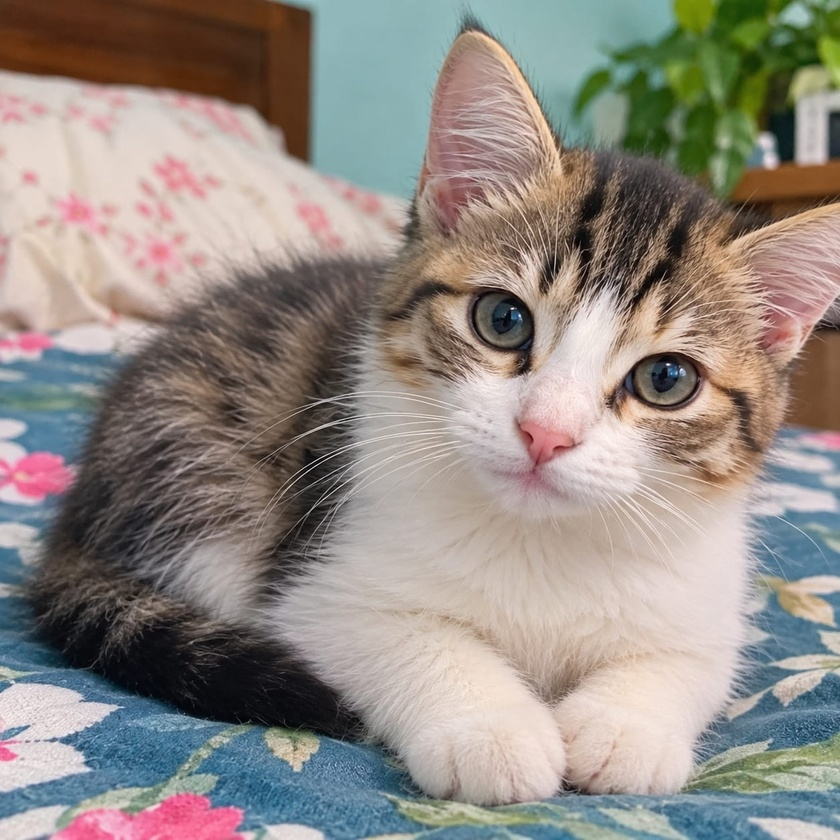
#> input picture Affine_Work/input.jpg, 840 x 840 px, shrunk from 1254 x 1254 before the run, found by its file name
$ python hp_freq_work.py
#> lines starting #> are read from the running program, lines starting #| are printed output that depends on the picture
import os
import numpy as np
import matplotlib.pyplot as plt
from PIL import Image

here = os.path.dirname(os.path.abspath(__file__))
def in_here(name):
    return os.path.join(here, name)

g = np.asarray(Image.open(in_here("input.jpg")).convert("L"), dtype=float)
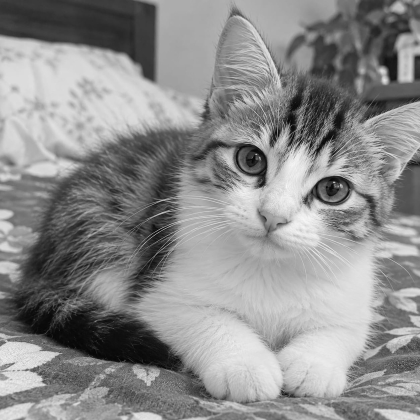
#> g: shape (840, 840) float64 (shown at 1/2 size); min 0, max 254, mean 140.3
h, w = g.shape

u = np.arange(w) - w // 2
v = np.arange(h) - h // 2
U, V = np.meshgrid(u, v)
D = np.sqrt(U ** 2 + V ** 2)

cut = 20
order = 2

# low-pass er ulto = high-pass
hp_ideal = (D > cut).astype(float)
hp_gauss = 1.0 - np.exp(-(D ** 2) / (2 * cut ** 2))
hp_butter = 1.0 - 1.0 / (1.0 + (D / cut) ** (2 * order))

spec = np.fft.fftshift(np.fft.fft2(g))

def run_filter(mask):
    return np.real(np.fft.ifft2(np.fft.ifftshift(spec * mask)))
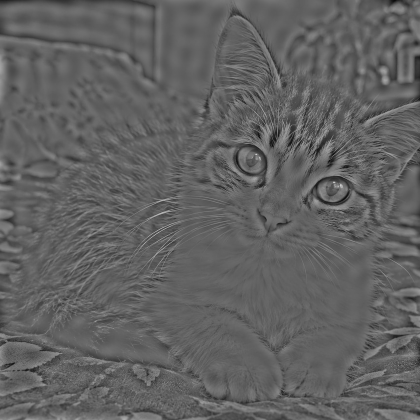
#> returned value: shape (840, 840) float64 (shown at 1/2 size); min -134.5, max 215.4, mean 0; drawn with min black and max white

masks = [hp_ideal, hp_gauss, hp_butter]
names = ["Ideal", "Gaussian", f"Butterworth (n={order})"]
edges = [run_filter(m) for m in masks]
#> edges = 3 items

# dhar-er sathe mul jog korle sharp chobi
boost = 1.0
sharp = [np.clip(g + boost * e, 0, 255) for e in edges]
#> sharp = 3 items

def stretch(a):
    return (a - a.min()) / (a.max() - a.min() + 1e-8)

fig, c = plt.subplots(3, 4, figsize=(16, 11))
c[0, 0].imshow(np.log1p(np.abs(spec)), cmap="magma")
c[0, 0].set_title("Spectrum")
c[1, 0].imshow(g, cmap="gray", vmin=0, vmax=255)
c[1, 0].set_title("Mul gray")
c[2, 0].imshow(g, cmap="gray", vmin=0, vmax=255)
c[2, 0].set_title("Mul gray")

for i in range(3):
    c[0, i + 1].imshow(masks[i], cmap="gray")
    c[0, i + 1].set_title(f"{names[i]} mask")
    c[1, i + 1].imshow(stretch(edges[i]), cmap="gray")
    c[1, i + 1].set_title(f"{names[i]} (shudhu dhar)")
    c[2, i + 1].imshow(sharp[i], cmap="gray", vmin=0, vmax=255)
    c[2, i + 1].set_title(f"Mul + dhar ({names[i]})")
for a in c.ravel():
    a.axis("off")
#> this loop made 12 passes

plt.tight_layout()
plt.savefig(in_here("hp_freq_overview.png"), dpi=120)
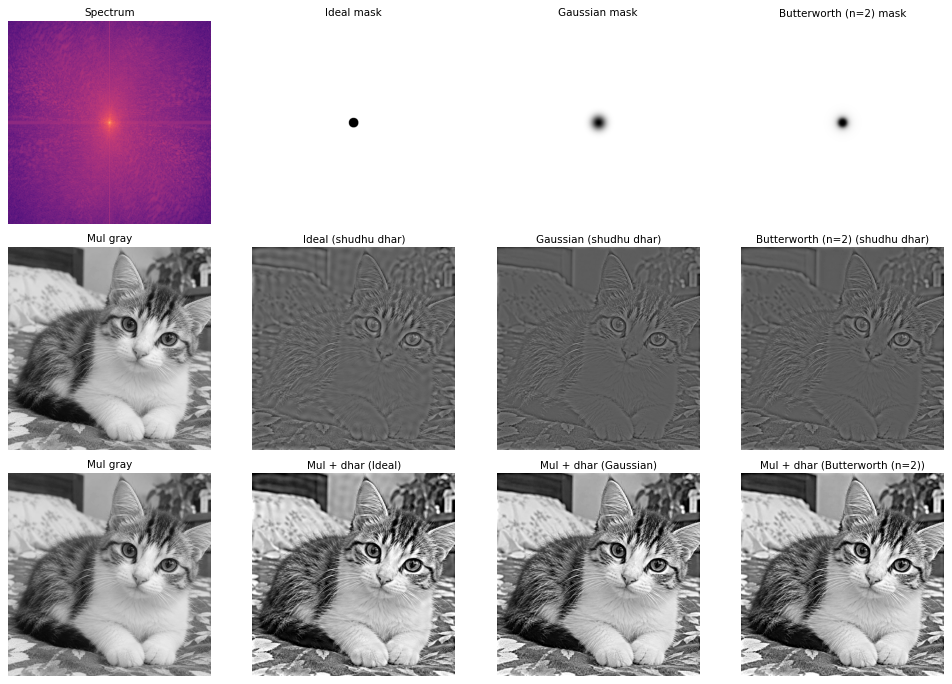
#> figure drawn by matplotlib, 12 panels

for nm, e in zip(("ideal", "gauss", "butter"), sharp):
    Image.fromarray(e.astype(np.uint8)).save(in_here(f"my_hp_{nm}.jpg"))
#> this loop made 3 passes
#> nm on passes 1 to 3: 'ideal', 'gauss', 'butter'
#> pass 1, `Image.fromarray(e.astype(np.uint8)).save(in_here(f"my_hp_{nm}.jpg"))`:
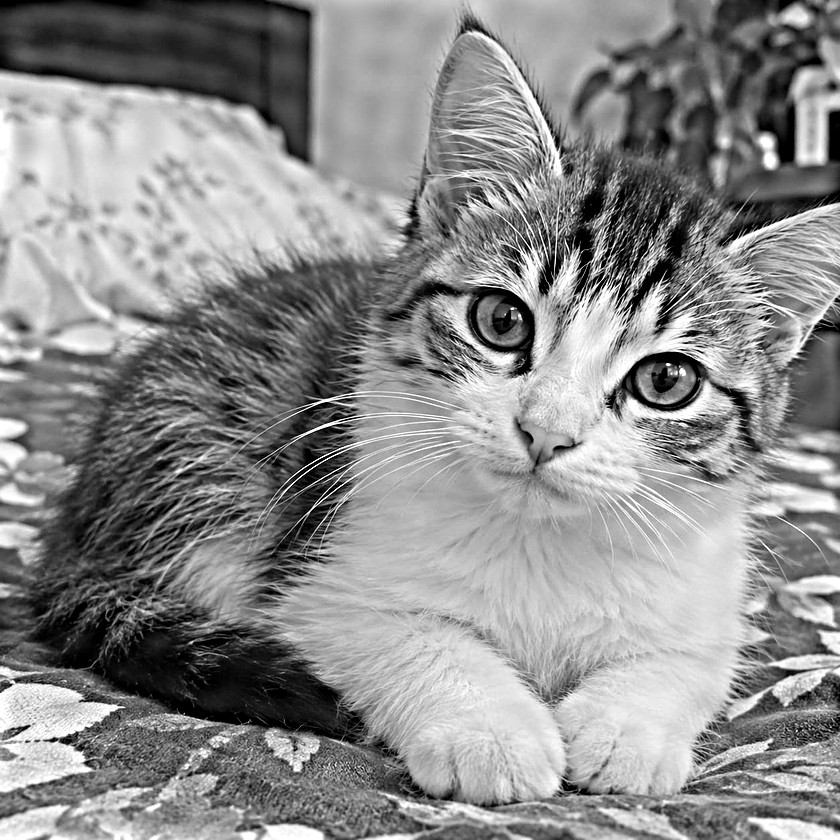
#> saved as my_hp_ideal.jpg: PIL image 840x840 L; min 0, max 255, mean 140

print("kaj shesh, file save hoyeche:", here)
plt.show()

$ run again, with Affine_Work/my_rotated.jpg copied over Affine_Work/input.jpg
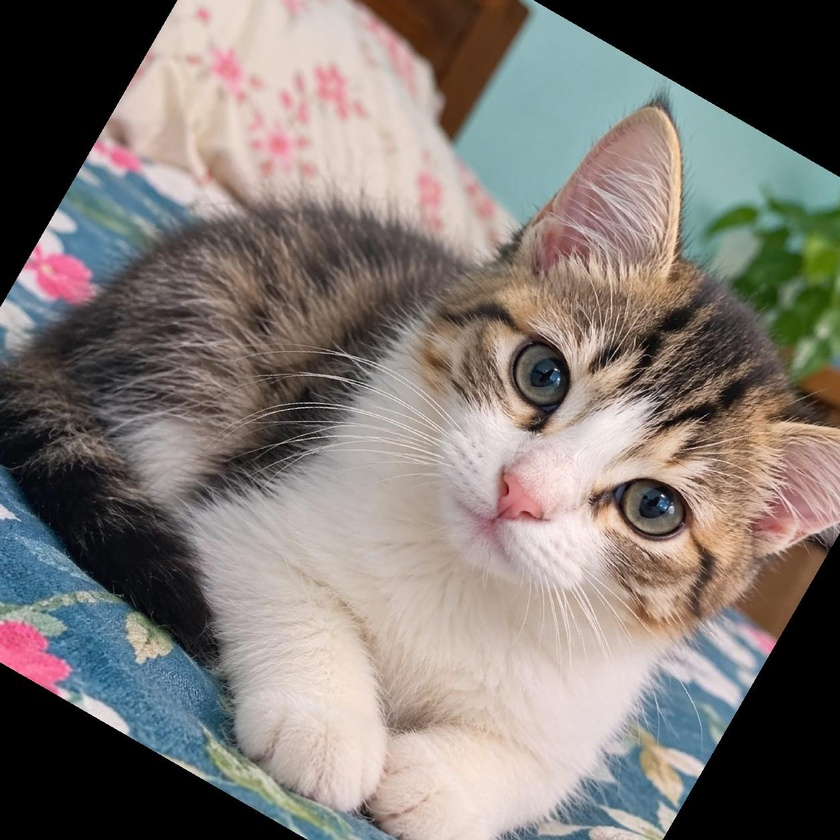
#> input picture Affine_Work/my_rotated.jpg, 840 x 840 px, shrunk from 1254 x 1254 before the run, found by its file name
#> in run_filter, `return np.real(np.fft.ifft2(np.fft.ifftshift(spec * mask)))`:
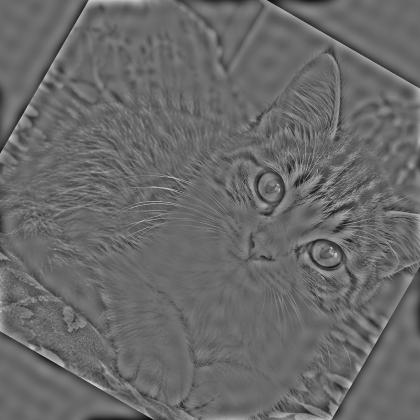
#> returned value: shape (840, 840) float64 (shown at 1/2 size); min -142.9, max 200.9, mean 0; drawn with min black and max white
#> edges = 3 items
#> the loop `for a in c.ravel():` made 12 passes
#> the loop `for nm, e in zip(("ideal", "gauss", "butter"), sharp):` made 3 passes
#> nm on passes 1 to 3: 'ideal', 'gauss', 'butter'
#> pass 1, `Image.fromarray(e.astype(np.uint8)).save(in_here(f"my_hp_{nm}.jpg"))`:
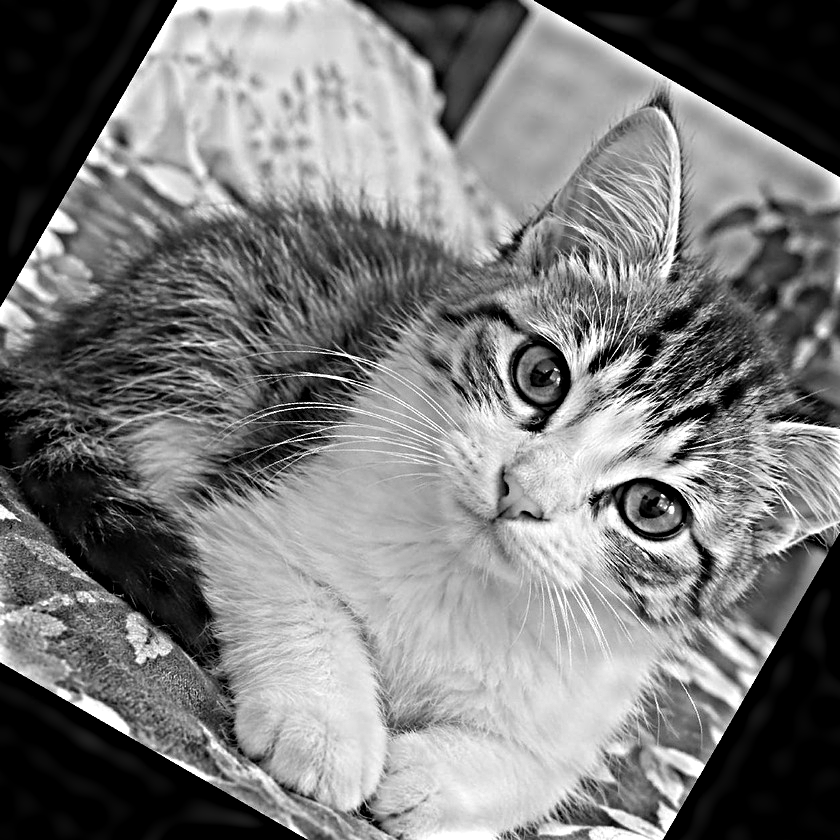
#> saved as my_hp_ideal.jpg: PIL image 840x840 L; min 0, max 255, mean 122.1

$ run again, with Affine_Work/my_scaled.jpg copied over Affine_Work/input.jpg
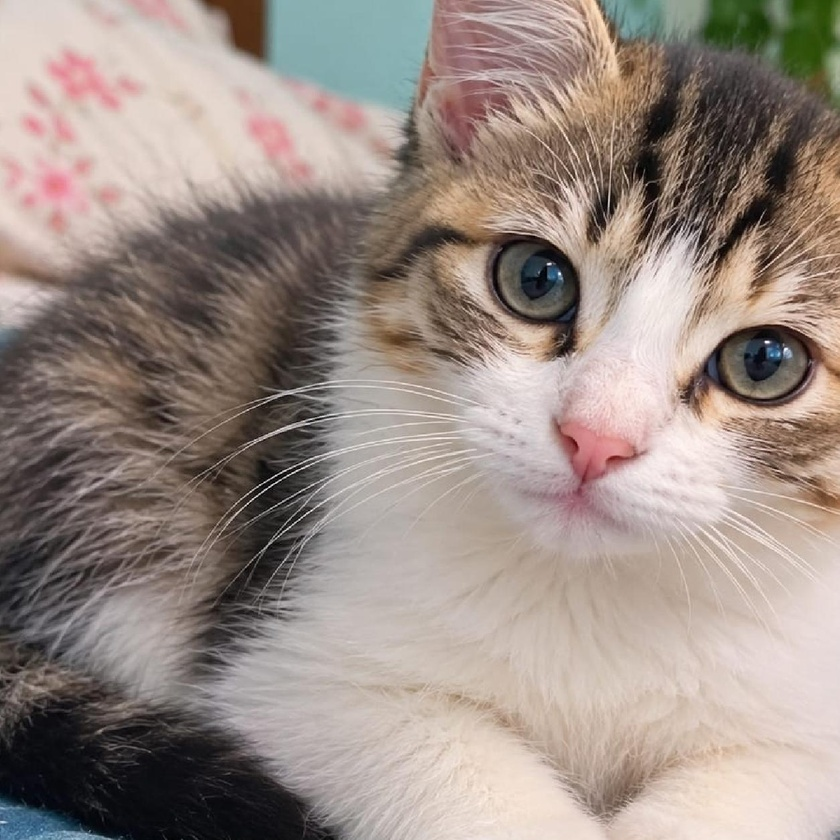
#> input picture Affine_Work/my_scaled.jpg, 840 x 840 px, shrunk from 1254 x 1254 before the run, found by its file name
#> in run_filter, `return np.real(np.fft.ifft2(np.fft.ifftshift(spec * mask)))`:
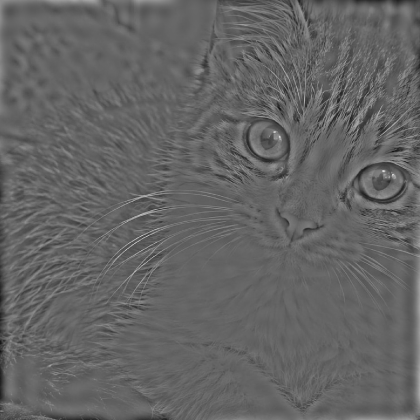
#> returned value: shape (840, 840) float64 (shown at 1/2 size); min -147.1, max 225.3, mean 0; drawn with min black and max white
#> edges = 3 items
#> the loop `for a in c.ravel():` made 12 passes
#> the loop `for nm, e in zip(("ideal", "gauss", "butter"), sharp):` made 3 passes
#> nm on passes 1 to 3: 'ideal', 'gauss', 'butter'
#> pass 1, `Image.fromarray(e.astype(np.uint8)).save(in_here(f"my_hp_{nm}.jpg"))`:
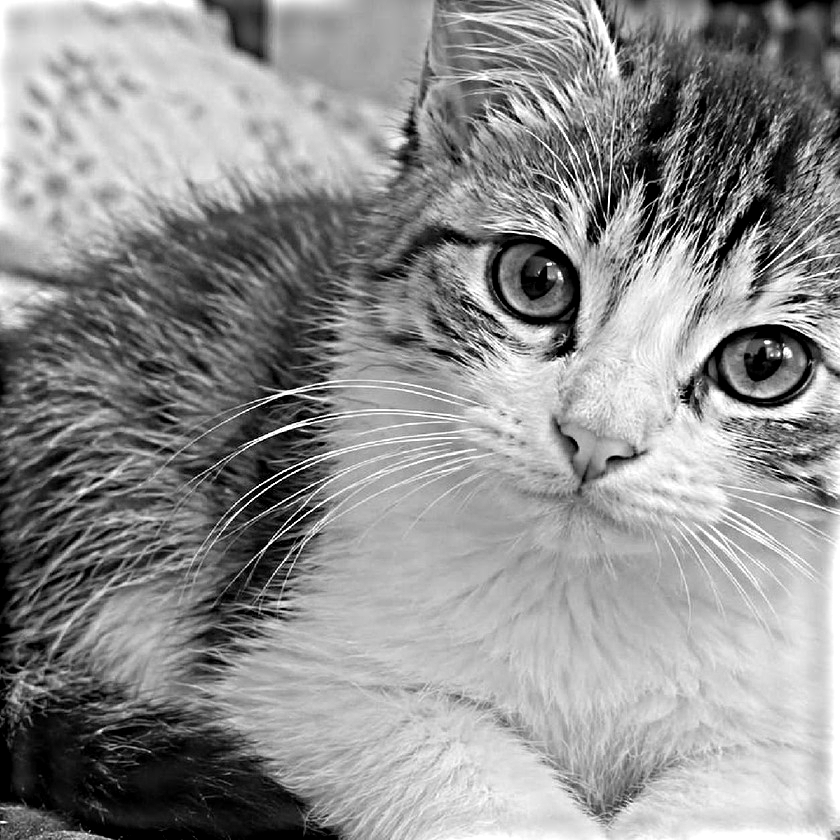
#> saved as my_hp_ideal.jpg: PIL image 840x840 L; min 0, max 255, mean 143.5
